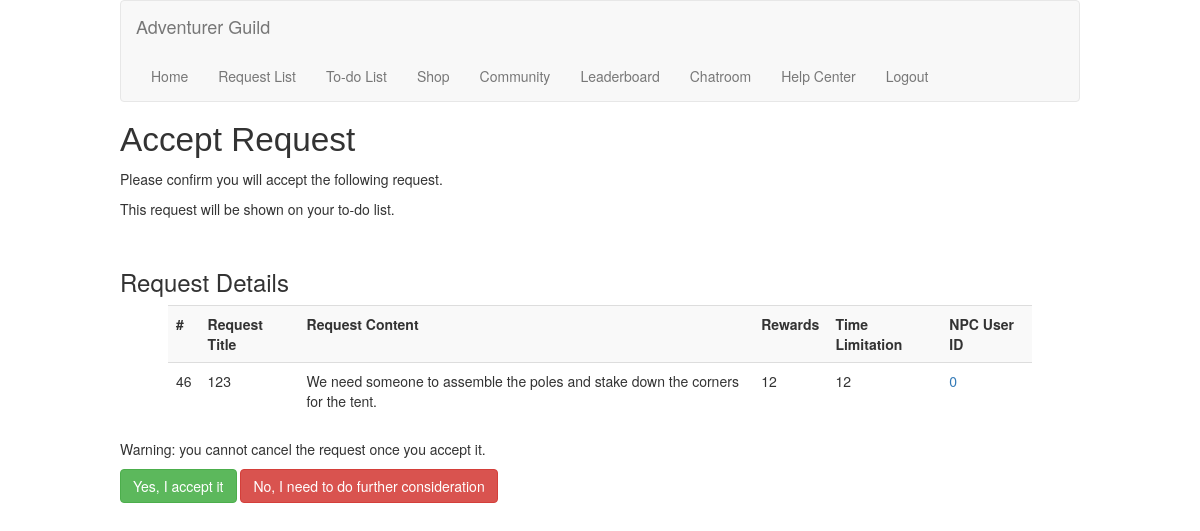
The app's page /acceptrequest/46 (signed in) with its own data.
### models/sqlmodels.py (models this page shows, shortened)
class Requests(db.Model):
    __tablename__ = 'requests'
    requestID = Column(Integer, primary_key=True, autoincrement=True)
    title = Column(String(120), nullable=False)
    content = Column(Text, nullable=False)
    rewards = Column(String(120))
    timelimit = Column(String(120))
    userID = Column(String(120), ForeignKey('users.userID', name='fk_requests_userID'))
    status = Column(Text, nullable=False, default="Available")
    answer = Column(Text)

### app.py (the view)
    @app.route("/acceptrequest/<id>", methods=['GET'])
    @login_required
    def acceptRequest(id):
        result = Requests.query.filter(Requests.requestID == id).first() # Get the request details
        if result:
            return render_template("accept_request.html", result=result)
        else:
            return render_template("accept_request.html", errmsg=f"We cannot find any content.")

### app.py (called while the page is built)
    @login_manager.user_loader
    def load_user(user_id):
        return User(user_id)

### templates/accept_request.html (shortened to what this page needs)
{% extends 'base.html' %}
{% block content %}
    <h1 id="pageBanner">Accept Request</h1>
    <p>Please confirm you will accept the following request.</p>
    <p>This request will be shown on your to-do list.</p>
    <br>
    <h3>Request Details</h3>
    <table class="table table-striped listcontents">
        <tbody>
        <tr>
            <th scope="col">#</th>
            <th scope="col">Request Title</th>
            <th scope="col">Request Content</th>
            <th scope="col">Rewards</th>
            <th scope="col">Time Limitation</th>
            <th scope="col">NPC User ID</th>
        </tr>
        <tr>
            <td>{{ result.requestID }}</td>
            <td>{{ result.title }}</td>
            <td>{{ result.content }}</td>
            <td>{{ result.rewards }}</td>
            <td>{{ result.timelimit }}</td>
            <td><a href="/profile/{{result.userID}}" title="View NPC details" target="_blank">{{ result.userID }}</a></td>
        </tr>
        </tbody>
    </table>
    <div id="confirmAccept">
        <p>Warning: you cannot cancel the request once you accept it.</p>
        <button type="button" class="btn btn-success" onclick="confirmAcceptRequest({{ result.requestID }})">Yes, I accept it</button>
        <button type="button" class="btn btn-danger" id="denyAccept" onclick="denyAcceptRequest()">No, I need to do further consideration</button>
    </div>
{% endblock %}

### static/css/main.css (style rules this page uses)
a { text-decoration: none; }
.listcontents { width: 90%; margin-left: auto; margin-right: auto; }
#confirmAccept { margin-left: auto; margin-right: auto; }
#pageBanner { font-family: 'Gill Sans', 'Gill Sans MT', Calibri, 'Trebuchet MS', sans-serif; font-size: 25pt; }

### records on screen
Requests: requestID "46", title "123", content "We need someone to assemble the poles and stake down the corners for the tent.", rewards "12", timelimit "12", userID "0"
